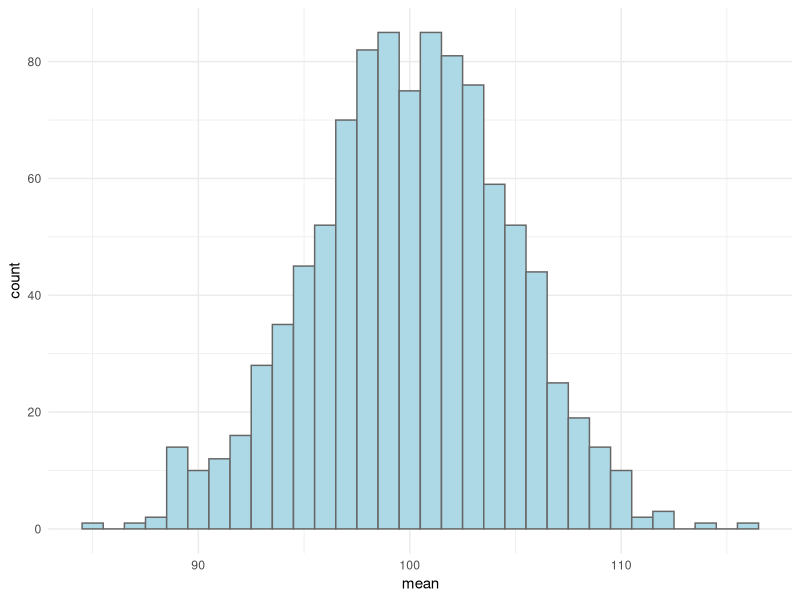

Here is the R script that generated this plot:
## ---- chunk 1
knitr::opts_chunk$set(echo = TRUE, message = FALSE, warning = FALSE)
## ---- chunk 2
# load packages
library(tidyverse)

# set seed for random number generation
set.seed(123) # this can be any number

pop <- rnorm(n = 1000000, mean = 100, sd = 15)
## ---- chunk 3

sample1 <- sample(x = pop, size = 10, replace = FALSE)

## ---- chunk 4

mean(sample1)

## ---- chunk 5
# set the seed
set.seed(123)

# create the data frame
results <- data.frame(mean = rep(NA, 1000)) 
# The rep function creates a vector full of NA 
# each NA can be replaced with a mean

# Second we build the for loop

for(i in 1:1000){
  
  results[i, 1] <- mean(sample(x = pop, size = 10, replace = FALSE))
  
}

## ---- chunk 6
ggplot(data = results, aes(mean)) +
  geom_histogram(fill = "lightblue", color = "gray40", binwidth = 1) + 
  theme_minimal()
## ---- chunk 7

sd(results$mean)

## ---- chunk 8
# set the seed
set.seed(123)

# create the data frame
results <- data.frame(mean = rep(NA, 1000), 
                      sem = rep(NA, 1000)) 
# The rep function creates a vector full of NA 
# each NA can be replaced with a mean

# Second we build the for loop

for(i in 1:1000){
  
  samp <- sample(x = pop, size = 10, replace = FALSE)
  
  results[i, 1] <- mean(samp)
  results[i, 2] <- sd(samp) / sqrt(10) 
  
}

sd(results[, 1])

## ---- chunk 9


chess.players <- c(129, 101,98 ,89 ,103,107,123,117,114,
                   109,110,99 ,101,102,130,121,129,115,
                   107,109,107,96 ,98,102)


chess.mean <- mean(chess.players)

chess.error <- qt(0.975, df = 24-1) * sd(chess.players)/sqrt(24)


c(chess.mean - chess.error, chess.mean + chess.error)



